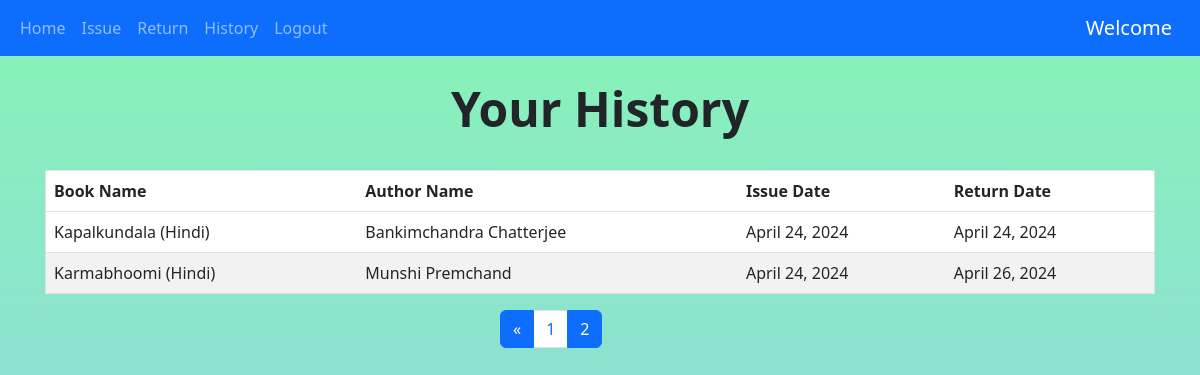
/history?page=2 (signed in), run on the app's committed database.
### books/models.py (models this page shows, shortened)
class IssuedItem(models.Model):
    book_id = models.ForeignKey(Book, on_delete=models.CASCADE)
    user_id = models.ForeignKey(User, on_delete=models.CASCADE)
    issue_date = models.DateField(default=date.today(),blank=False)
    return_date = models.DateField(blank=True,null=True)

class Book(models.Model):
    book_name = models.CharField(max_length=150)
    author_name = models.CharField(max_length=200)
    quantity = models.IntegerField(default=1)
    subject = models.CharField(max_length=2000)
    book_add_time = models.TimeField(default=timezone.now())
    book_add_date = models.DateField(default=date.today())
    class Meta:
        unique_together = ('book_name','author_name')

### books/views.py (the view)
# urls.py: path('history',views.history,name='history'),
@login_required(login_url='login')
def history(request):
    my_items = IssuedItem.objects.filter(user_id=request.user).order_by('-issue_date')
    paginator = Paginator(my_items,10)
    page_number = request.GET.get('page')
    show_data_final = paginator.get_page(page_number)
    return render(request,'history.html',{'books':show_data_final})

### templates/history.html (shortened to what this page needs)
{% extends 'base.html' %} {% block content %}
<center>
  <br />
  <h1 class="display-5 fw-bold">Your History</h1>
  <br />
</center>
<div class="container">
  <table class="table">
    <thead class="thead-dark">
      <tr>
        <th scope="col">Book Name</th>
        <th scope="col">Author Name</th>
        <th scope="col">Issue Date</th>
        <th scope="col">Return Date</th>
      </tr>
    </thead>
    <tbody>
      {% for book in books %}
      <tr>
        <td>{{book.book_id.book_name}}</td>
        <td>{{book.book_id.author_name}}</td>
        <td>{{book.issue_date}}</td>
        <td>{{book.return_date}}</td>
      </tr>
      {% endfor %}
    </tbody>
  </table>
</div>
<div class="mx-auto" style="width: 200px">
  <nav aria-label="...">
    <ul class="pagination ms-10">
      {% if books.has_previous %}
      <li class="page-item active">
        <a
          class="page-link"
          href="?page={{books.previous_page_number}}"
          tabindex="-1"
          >&laquo;</a
        >
      </li>
      {% endif %} {% for i in "x"|ljust:books.paginator.num_pages %}
      <li
        class="page-item {% if forloop.counter == books.number %}active{% endif %}"
      >
        {% if books.paginator.num_pages > 1 %}
        <a class="page-link" href="?page={{forloop.counter}}"
          >{{forloop.counter}}</a
        >
        {% endif %}
      </li>
      {% endfor %}
    </ul>
  </nav>
</div>
{% endblock %}

### templates/base.html (style rules this page uses)
body { background-color: linear-gradient(#89b4f4, #cf7ade); background-repeat: no-repeat; background-size: cover; }

### templates/history.html (style rules this page uses)
table { border-collapse: collapse; border-spacing: 0; border-radius: 10px; width: 100%; border: 1px solid #ddd; }
th, td { text-align: left; padding: 16px; }
tr:nth-child(even) { background-color: #f2f2f2; }
tr:nth-child(odd) { background-color: #ffffff; }
.container { width: 100%; padding-right: 15px; padding-left: 15px; margin-right: auto; margin-left: auto; }
body { background: linear-gradient(#87f4b5, #93cbf1); background-repeat: no-repeat; background-attachment: fixed; }

### data on the page
IssuedItem: book_id.book_name "Kapalkundala (Hindi)", book_id.author_name "Bankimchandra Chatterjee", issue_date "April 24, 2024", return_date "April 24, 2024"
IssuedItem: book_id.book_name "Karmabhoomi (Hindi)", book_id.author_name "Munshi Premchand", issue_date "April 24, 2024", return_date "April 26, 2024"
